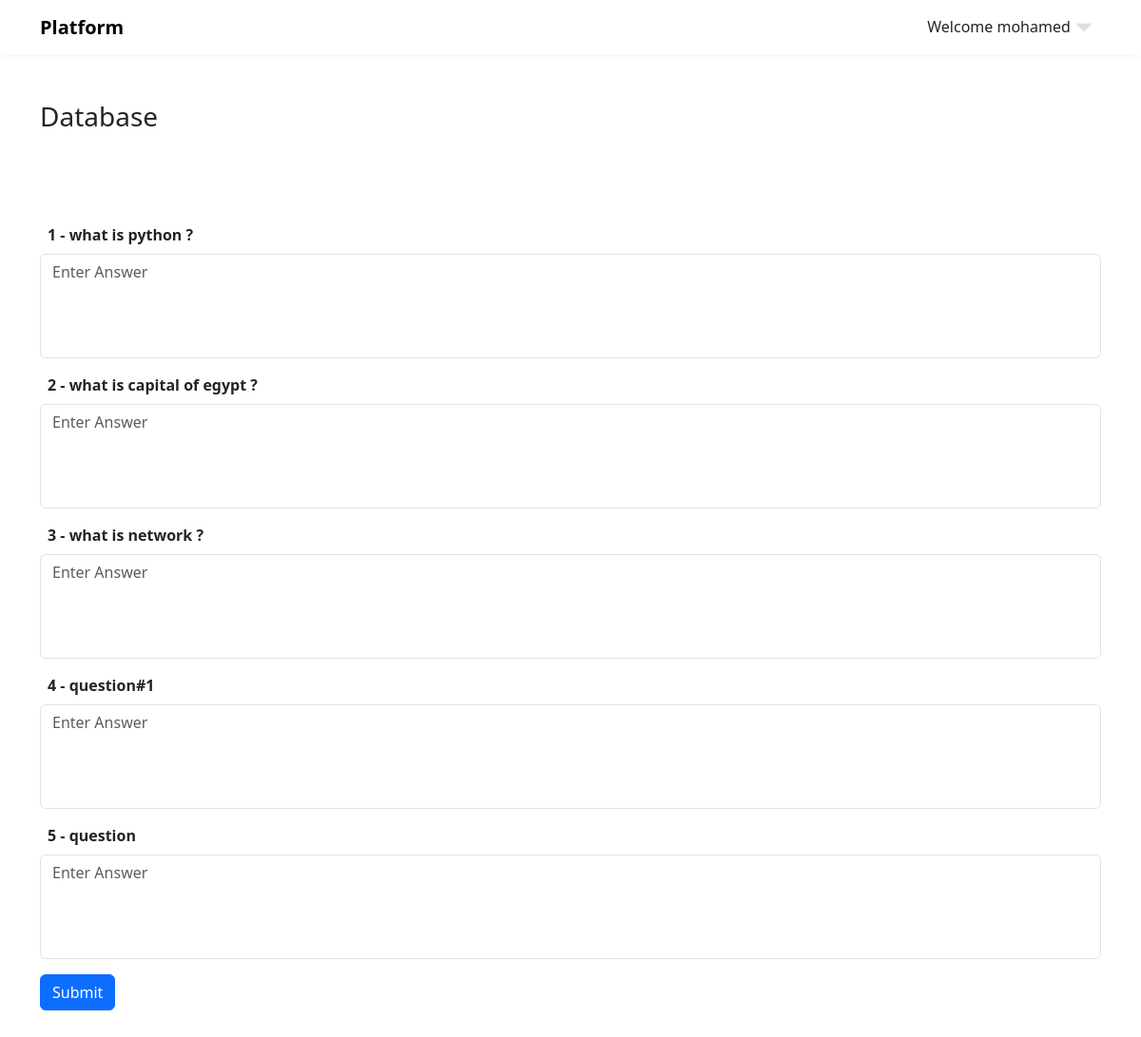
The page /course/1 (signed in) on the database as committed earlier.
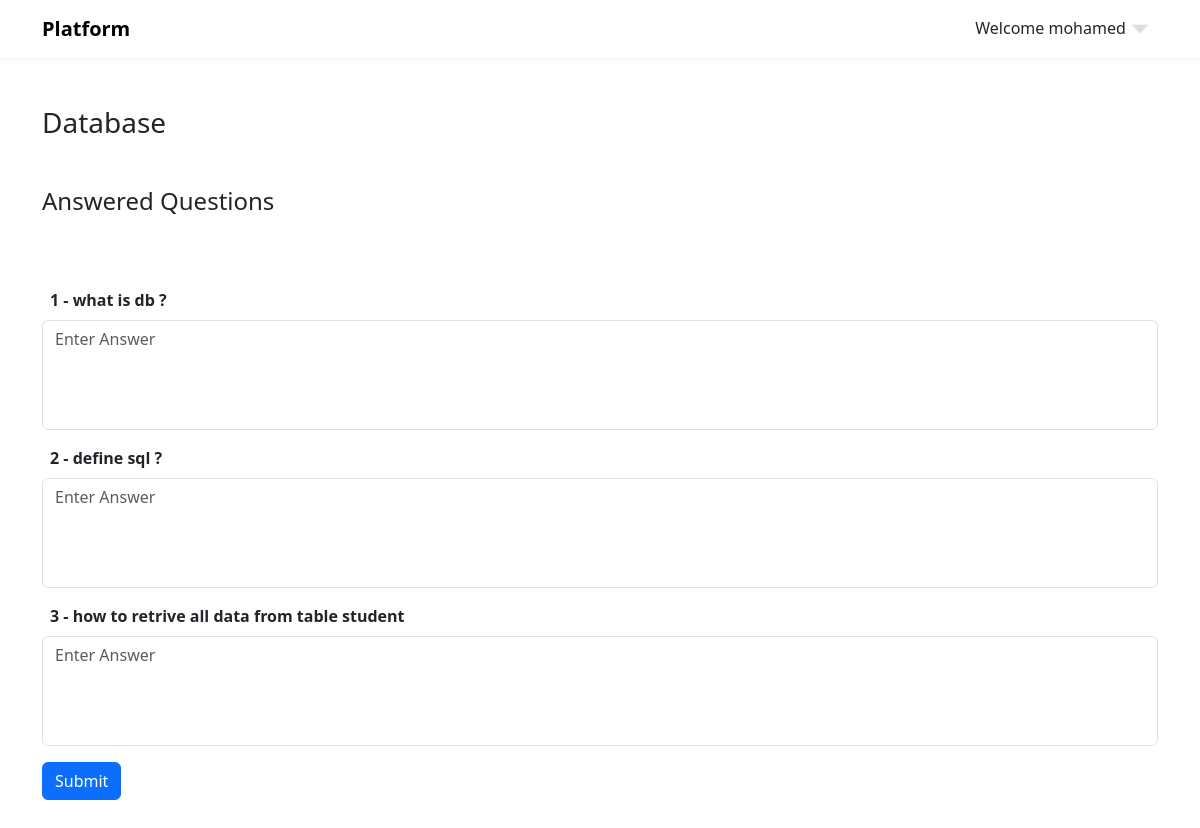
The same page on the database as committed later.
### app.py (models this page shows)
class Questions(db.Model):
    id = db.Column(db.Integer, primary_key=True, autoincrement=True)
    question = db.Column(db.String(255), nullable=False)
    answer = db.Column(db.String(255), nullable=False)
    course_id = db.Column(db.Integer, db.ForeignKey('course.id'), nullable=False)
    answer_id = db.relationship('StudentAnswers', backref='questions', lazy=True)

### app.py (the view, shortened to what this page needs)
@myapp.route('/course/<int:course_id>', methods=['GET','POST'])
def course_details(course_id):
    course = Course.query.get(course_id)
    questions = Questions.query.filter(Questions.course_id==course.id)
    unanswered_questions= []
    answered_questions= []
    answers = []
    combined_data = None
    for question in questions:
        existing_answer = StudentAnswers.query.filter( StudentAnswers.question_id==question.id, StudentAnswers.student_id == session['user_id'] ).first()
        if existing_answer is None:
            unanswered_questions.append(question)
        else:
            answers.append(existing_answer)
            answered_questions.append(question)
    if answers and answered_questions:
        combined_data = zip(answered_questions, answers)
    if course:
        return render_template('student/course-details.html',title = course.name, course=course , unanswered_questions = unanswered_questions , combined_data = combined_data)
    else:
        flash("Course Not found !!!" , 'danger')

### templates/student/course-details.html (shortened to what this page needs)
{% extends 'base.html' %}
{% block link %}
<link rel="stylesheet" href="{{ url_for('static' , filename='css/student.css') }}">
{% endblock %}
{% block body %}
    {% if course %}
    <div class="container">
        <h3 class="mt-5 mb-5">{{course.name}}</h3>
        {% if combined_data %}
        <h4 class="mb-4 ans-click">
            Answered Questions
        </h4>
        {% endif %}
            <form method="post" action="{{url_for('course_details', course_id=course.id)}}" class="pt-5 pb-5">
                {% if unanswered_questions %}
                    {% for question in unanswered_questions %}
                        <label for="question_{{loop.index}}" class="mb-2 ps-2" for=""> <strong> {{loop.index}} - {{question.question}}</strong>
                        </label>
                        <textarea class="form-control mb-3" name="question_{{loop.index}}" id="question_{{loop.index}}" cols="30" rows="4"
                            placeholder="Enter Answer" required></textarea>
                    {% endfor %}
                    <input type="submit" class="btn btn-primary" value="Submit">
                {% endif %}
            </form>
    </div>
    {% endif %}
{% endblock %}

Rows that differ between the two databases and show on the page:
no longer on this page (row unchanged): Questions: question "what is python ?"
no longer on this page (row unchanged): Questions: question "what is capital of egypt ?"
no longer on this page (row unchanged): Questions: question "what is network ?"
no longer on this page (row edited): Questions: question "question#1"
no longer on this page (row edited): Questions: question "question"
added Questions: question "what is db ?"
added Questions: question "define sql ?"
added Questions: question "how to retrive all data from table student"
Other text that changed with them:
text now shown: "Answered Questions"
